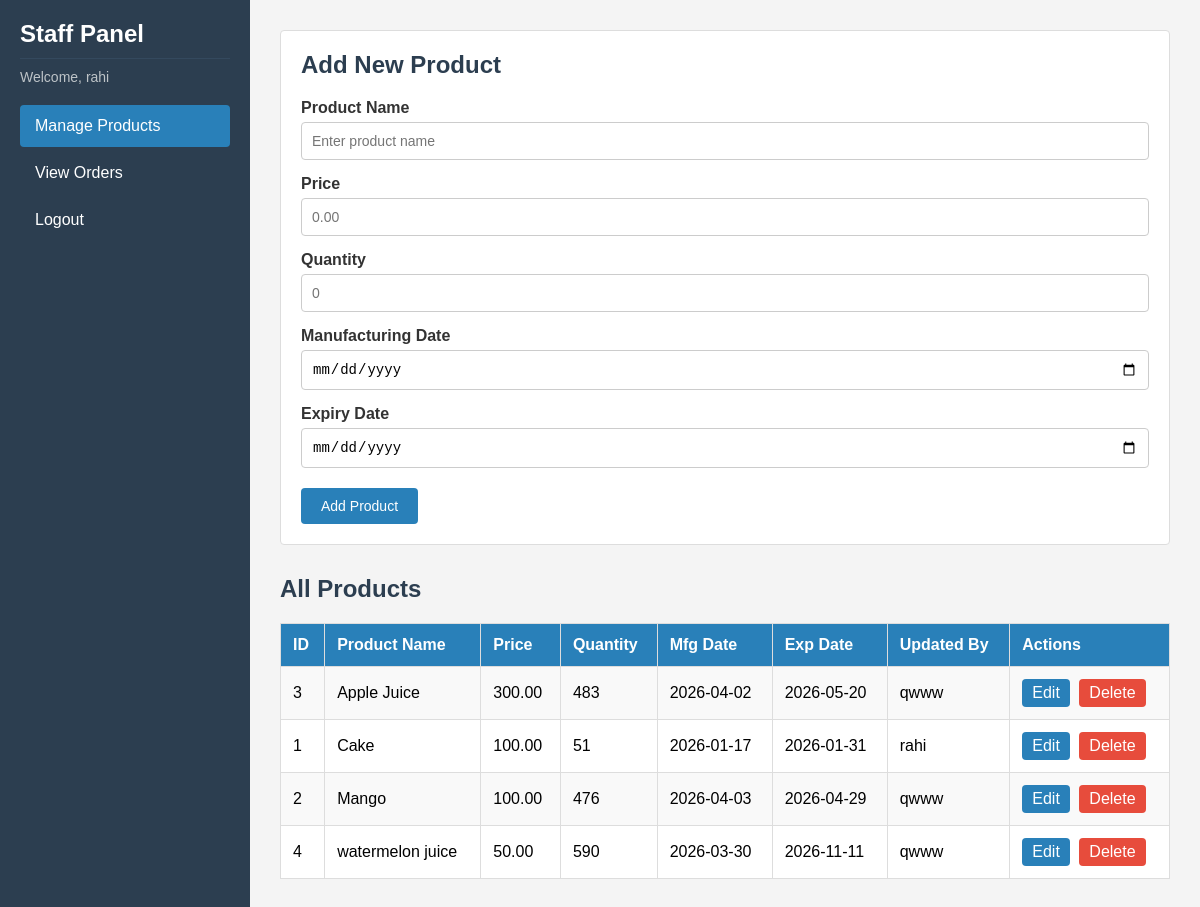
Page /Staff/view/staff_dashboard.php (signed in) on the committed database.
### tables this page shows
CREATE TABLE `products` (
  `id` int(11) NOT NULL,
  `product_name` varchar(100) NOT NULL,
  `price` decimal(10,2) NOT NULL,
  `quantity` int(11) NOT NULL,
  `mfg` date NOT NULL,
  `exp` date NOT NULL,
  `updated_by` int(11) DEFAULT NULL,
  `updated_at` datetime DEFAULT current_timestamp() ON UPDATE current_timestamp()
);

CREATE TABLE `users` (
  `id` int(11) NOT NULL,
  `name` varchar(100) NOT NULL,
  `phone` varchar(15) NOT NULL,
  `email` varchar(100) NOT NULL,
  `password` varchar(100) NOT NULL,
  `role` varchar(20) NOT NULL
);

### staff/model/product_model.php (called while the page is built, shortened)
<?php
require_once('db_connect.php');
function getAllProducts() {
    global $conn;
    $sql = "SELECT p.*, u.name as updated_by_name
            FROM products p
            LEFT JOIN users u ON p.updated_by = u.id
            ORDER BY p.product_name";
    $result = $conn->query($sql);
    $products = array();
    while ($row = $result->fetch_assoc()) {
        $products[] = $row;
    }
    return $products;
}

### staff/view/staff_dashboard.php (the view, shortened to what this page needs)
<?php
require_once('../model/product_model.php');
$products = getAllProducts();
$editProduct = null;
?>
<!DOCTYPE html>
<html>
<head>
    <link rel="stylesheet" href="../assets/dashboard.css">
</head>
<body>
<div class="dashboard">
    <div class="sidebar">
        <h2>Staff Panel</h2>
        <p>Welcome, <?php echo htmlspecialchars($_SESSION['user']['name']); ?></p>
        <a href="staff_dashboard.php" class="active">Manage Products</a>
        <a href="staff_orders.php">View Orders</a>
        <a href="../../common/controller/logout.php">Logout</a>
    </div>
    <div class="content">
        <div class="card">
            <h2><?php if ($editProduct) { echo 'Edit Product'; } else { echo 'Add New Product'; } ?></h2>
            <form action="../controller/product_controller.php" method="POST">
                <label>Product Name</label>
                <input type="text" name="product_name" placeholder="Enter product name"
                       value="<?php if ($editProduct) echo $editProduct['product_name']; ?>" required>
                <label>Price</label>
                <input type="number" name="price" placeholder="0.00" step="0.01" min="0"
                       value="<?php if ($editProduct) echo $editProduct['price']; ?>" required>
                <label>Quantity</label>
                <input type="number" name="quantity" placeholder="0" min="0"
                       value="<?php if ($editProduct) echo $editProduct['quantity']; ?>" required>
                <label>Manufacturing Date</label>
                <input type="date" name="mfg"
                       value="<?php if ($editProduct) echo $editProduct['mfg']; ?>" required>
                <label>Expiry Date</label>
                <input type="date" name="exp"
                       value="<?php if ($editProduct) echo $editProduct['exp']; ?>" required>
                <?php if ($editProduct): ?>
                    <button type="submit" name="update_product">Update Product</button>
                    <a href="staff_dashboard.php" class="btn-cancel">Cancel</a>
                <?php else: ?>
                    <button type="submit" name="add_product">Add Product</button>
                <?php endif; ?>
            </form>
        </div>
        <h2>All Products</h2>
        <table>
            <tr>
                <th>ID</th>
                <th>Product Name</th>
                <th>Price</th>
                <th>Quantity</th>
                <th>Mfg Date</th>
                <th>Exp Date</th>
                <th>Updated By</th>
                <th>Actions</th>
            </tr>
            <?php if (count($products) > 0): ?>
                <?php foreach ($products as $product): ?>
                <tr>
                    <td><?php echo $product['id']; ?></td>
                    <td><?php echo $product['product_name']; ?></td>
                    <td><?php echo number_format($product['price'], 2); ?></td>
                    <td><?php echo $product['quantity']; ?></td>
                    <td><?php echo $product['mfg']; ?></td>
                    <td><?php echo $product['exp']; ?></td>
                    <td><?php if ($product['updated_by_name']) { echo $product['updated_by_name']; } else { echo '-'; } ?></td>
                    <td>
                        <a href="staff_dashboard.php?edit=<?php echo $product['id']; ?>" class="btn-edit">Edit</a>
                        <a href="../controller/product_controller.php?delete=<?php echo $product['id']; ?>"
                           class="btn-delete"
                           onclick="return confirm('Delete this product?')">Delete</a>
                    </td>
                </tr>
                <?php endforeach; ?>
            <?php else: ?>
                <tr>
                    <td colspan="8">No products found.</td>
                </tr>
            <?php endif; ?>
        </table>
    </div>
</div>
</body>
</html>

### staff/assets/dashboard.css (style rules this page uses)
* { margin: 0; padding: 0; box-sizing: border-box; }
body { font-family: Arial, sans-serif; background-color: #f4f4f4; }
.dashboard { display: flex; min-height: 100vh; }
.sidebar { width: 250px; background-color: #2c3e50; color: white; padding: 20px; }
.sidebar h2 { color: white; margin-bottom: 10px; padding-bottom: 10px; border-bottom: 1px solid #34495e; }
.sidebar p { color: #bdc3c7; margin-bottom: 20px; font-size: 14px; }
.sidebar a { display: block; color: white; text-decoration: none; padding: 12px 15px; margin-bottom: 5px; border-radius: 4px; }
.sidebar a.active { background-color: #2980b9; }
.content { flex: 1; padding: 30px; }
.content h2 { color: #2c3e50; margin-bottom: 20px; }
.card { background-color: white; padding: 20px; border-radius: 4px; border: 1px solid #ddd; margin-bottom: 30px; }
.card h2 { margin-bottom: 20px; }
label { display: block; font-weight: bold; color: #333; margin-bottom: 5px; margin-top: 15px; }
label:first-of-type { margin-top: 0; }
input, select { width: 100%; padding: 10px; border: 1px solid #ccc; border-radius: 4px; font-size: 14px; }
button { background-color: #2980b9; color: white; padding: 10px 20px; border: none; border-radius: 4px; cursor: pointer; margin-top: 20px; font-size: 14px; }
table { width: 100%; border-collapse: collapse; background-color: white; }
th, td { padding: 12px; text-align: left; border: 1px solid #ddd; }
th { background-color: #2980b9; color: white; }
tr:nth-child(even) { background-color: #f9f9f9; }
.btn-edit { display: inline-block; background-color: #2980b9; color: white; padding: 5px 10px; border-radius: 4px; text-decoration: none; margin-right: 5px; }
.btn-delete { display: inline-block; background-color: #e74c3c; color: white; padding: 5px 10px; border-radius: 4px; text-decoration: none; }

### rows in the picture
products: id "3", product_name "Apple Juice", price "300.00", quantity "483", mfg "2026-04-02", exp "2026-05-20", updated_by.name "qwww"
products: id "1", product_name "Cake", price "100.00", quantity "51", mfg "2026-01-17", exp "2026-01-31", updated_by.name "rahi"
products: id "2", product_name "Mango", price "100.00", quantity "476", mfg "2026-04-03", exp "2026-04-29", updated_by.name "qwww"
products: id "4", product_name "watermelon juice", price "50.00", quantity "590", mfg "2026-03-30", exp "2026-11-11", updated_by.name "qwww"

### other values in the picture
$_SESSION['user']['name'] "rahi"
